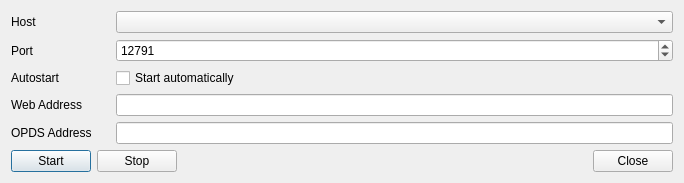
<?xml version="1.0" encoding="UTF-8"?>
<ui version="4.0">
 <class>OpdsDialog</class>
 <widget class="QDialog" name="OpdsDialog">
  <property name="geometry">
   <rect>
    <x>0</x>
    <y>0</y>
    <width>684</width>
    <height>179</height>
   </rect>
  </property>
  <property name="sizePolicy">
   <sizepolicy hsizetype="Preferred" vsizetype="Preferred">
    <horstretch>0</horstretch>
    <verstretch>0</verstretch>
   </sizepolicy>
  </property>
  <property name="windowTitle">
   <string>Http Server</string>
  </property>
  <layout class="QVBoxLayout" name="verticalLayout">
   <item>
    <layout class="QFormLayout" name="formLayout">
     <property name="horizontalSpacing">
      <number>24</number>
     </property>
     <item row="1" column="0">
      <widget class="QLabel" name="label">
       <property name="text">
        <string>Port</string>
       </property>
      </widget>
     </item>
     <item row="2" column="0">
      <widget class="QLabel" name="label_2">
       <property name="text">
        <string>Autostart</string>
       </property>
      </widget>
     </item>
     <item row="2" column="1">
      <widget class="QCheckBox" name="checkBoxAddToSturtup">
       <property name="text">
        <string>Start automatically</string>
       </property>
      </widget>
     </item>
     <item row="1" column="1">
      <widget class="QSpinBox" name="spinBoxPort">
       <property name="minimum">
        <number>1024</number>
       </property>
       <property name="maximum">
        <number>49151</number>
       </property>
       <property name="value">
        <number>12791</number>
       </property>
      </widget>
     </item>
     <item row="3" column="0">
      <widget class="QLabel" name="label_3">
       <property name="text">
        <string>Web Address</string>
       </property>
      </widget>
     </item>
     <item row="3" column="1">
      <widget class="QLineEdit" name="lineEditWebAddress">
       <property name="readOnly">
        <bool>true</bool>
       </property>
      </widget>
     </item>
     <item row="4" column="0">
      <widget class="QLabel" name="label_4">
       <property name="text">
        <string>OPDS Address</string>
       </property>
      </widget>
     </item>
     <item row="4" column="1">
      <widget class="QLineEdit" name="lineEditOpdsAddress">
       <property name="readOnly">
        <bool>true</bool>
       </property>
      </widget>
     </item>
     <item row="0" column="0">
      <widget class="QLabel" name="label_5">
       <property name="text">
        <string>Host</string>
       </property>
      </widget>
     </item>
     <item row="0" column="1">
      <widget class="QComboBox" name="comboBoxHosts"/>
     </item>
    </layout>
   </item>
   <item>
    <layout class="QHBoxLayout" name="horizontalLayout">
     <item>
      <widget class="QPushButton" name="btnStart">
       <property name="text">
        <string>Start</string>
       </property>
      </widget>
     </item>
     <item>
      <widget class="QPushButton" name="btnStop">
       <property name="text">
        <string>Stop</string>
       </property>
      </widget>
     </item>
     <item>
      <spacer name="horizontalSpacer_2">
       <property name="orientation">
        <enum>Qt::Orientation::Horizontal</enum>
       </property>
       <property name="sizeHint" stdset="0">
        <size>
         <width>40</width>
         <height>20</height>
        </size>
       </property>
      </spacer>
     </item>
     <item>
      <widget class="QPushButton" name="btnClose">
       <property name="text">
        <string>Close</string>
       </property>
      </widget>
     </item>
    </layout>
   </item>
  </layout>
  <action name="actionCopyWeb">
   <property name="icon">
    <iconset resource="../../icons/light/resources/light.qrc">
     <normaloff>:/icons/copy.svg</normaloff>:/icons/copy.svg</iconset>
   </property>
   <property name="toolTip">
    <string>Copy address to clipboard</string>
   </property>
   <property name="menuRole">
    <enum>QAction::MenuRole::NoRole</enum>
   </property>
  </action>
  <action name="actionCopyOpds">
   <property name="icon">
    <iconset resource="../../icons/light/resources/light.qrc">
     <normaloff>:/icons/copy.svg</normaloff>:/icons/copy.svg</iconset>
   </property>
   <property name="menuRole">
    <enum>QAction::MenuRole::NoRole</enum>
   </property>
  </action>
 </widget>
 <layoutdefault spacing="6" margin="11"/>
 <tabstops>
  <tabstop>btnStart</tabstop>
  <tabstop>btnStop</tabstop>
  <tabstop>btnClose</tabstop>
 </tabstops>
 <resources>
  <include location="../../icons/light/resources/light.qrc"/>
 </resources>
 <connections>
  <connection>
   <sender>btnClose</sender>
   <signal>clicked()</signal>
   <receiver>OpdsDialog</receiver>
   <slot>reject()</slot>
   <hints>
    <hint type="sourcelabel">
     <x>324</x>
     <y>20</y>
    </hint>
    <hint type="destinationlabel">
     <x>185</x>
     <y>20</y>
    </hint>
   </hints>
  </connection>
 </connections>
</ui>
